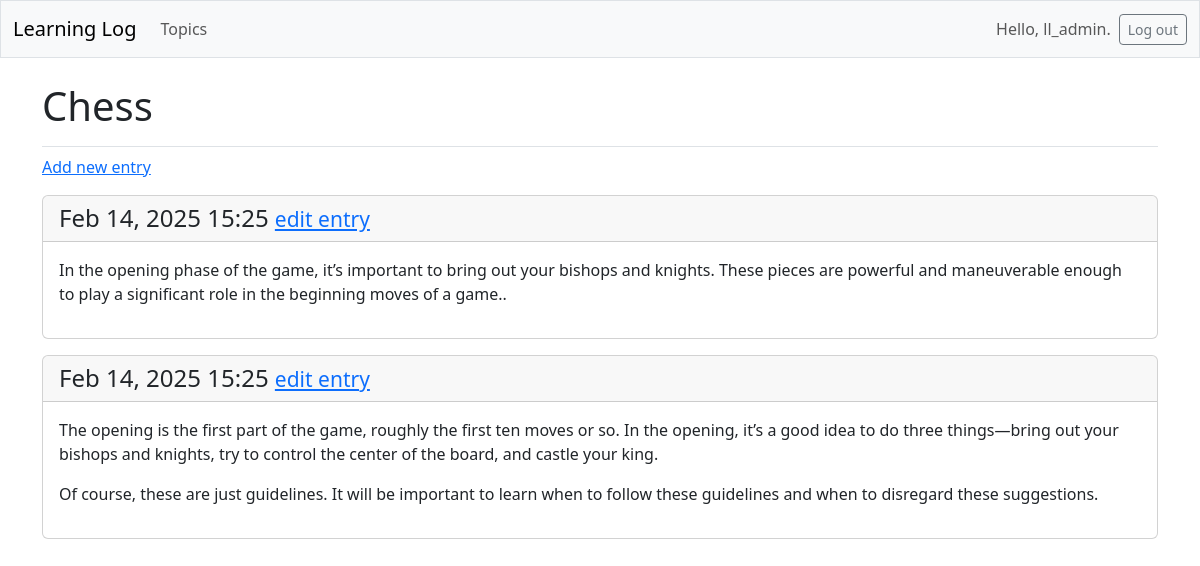
The page /topics/1/ (signed in) on the database its author committed.
### learning_logs/models.py (models this page shows, shortened)
class Topic(models.Model):
    text = models.CharField(max_length=200)
    date_added = models.DateTimeField(auto_now_add=True)
    owner = models.ForeignKey(User, on_delete=models.CASCADE)

class Entry(models.Model):
    topic = models.ForeignKey(Topic, on_delete=models.CASCADE)
    text = models.TextField()
    date_added = models.DateTimeField(auto_now_add=True)
    class Meta:
        verbose_name_plural = "entries"

### learning_logs/views.py (the view)
# urls.py: path("topics/<int:topic_id>/", views.topic, name="topic"),
@login_required
def topic(request, topic_id):
    topic = Topic.objects.get(id=topic_id)
    check_topic_owner(topic=topic, user=request.user)
    entries = topic.entry_set.order_by("-date_added")
    context = {"topic": topic, "entries": entries}
    return render(request, "learning_logs/topic.html", context)

### learning_logs/views.py (called while the page is built)
def check_topic_owner(topic, user):
    if topic.owner != user:
        raise Http404

### learning_logs/templates/learning_logs/topic.html
{% extends 'learning_logs/base.html' %}
{% block page_header %}
  <h1>{{ topic.text }}</h1>
{% endblock page_header %}
{% block content %}
  <p>
    <a href="{% url 'learning_logs:new_entry' topic.id %}">Add new entry</a>
  </p>
  {% for entry in entries %}
    <div class="card mb-3">
      <h4 class="card-header">
        {{ entry.date_added|date:'M d, Y H:i' }}
        <small><a href="{% url 'learning_logs:edit_entry' entry.id %}">
          edit entry</a></small>
      </h4>
      <div class="card-body">{{ entry.text|linebreaks }}</div>
    </div>
  {% empty %}
    <p>There are no entries for this topic yet.</p>
  {% endfor %}
{% endblock content %}

### learning_logs/templates/learning_logs/base.html (shortened to what this page needs)
<!doctype html>
<html lang="en">
<head>
  {% load django_bootstrap5 %}
  {% bootstrap_css %}
</head>
<body>
  <nav class="navbar navbar-expand-md navbar-light bg-light mb-4 border">
    <div class="container-fluid">
      <a class="navbar-brand" href="{% url 'learning_logs:index' %}">
          Learning Log</a>
      <div class="collapse navbar-collapse" id="navbarCollapse">
        <ul class="navbar-nav me-auto mb-2 mb-md-0">
          <li class="nav-item">
            <a class="nav-link" href="{% url 'learning_logs:topics' %}">
              Topics</a></li>
        </ul>
        <ul class="navbar-nav ms-auto mb-2 mb-md-0">
          {% if user.is_authenticated %}
            <li class="nav-item">
              <span class="navbar-text me-2">Hello, {{ user.username }}.
                </span></li>
          {% endif %}
        </ul>
        {% if user.is_authenticated %}
          <form action="{% url 'accounts:logout' %}" method='post'>
            <button name='submit' class='btn btn-outline-secondary btn-sm'>
              Log out</button>
          </form>
        {% endif %}
      </div>
    </div>
  </nav>
  <main class="container">
    <div class="pb-2 mb-2 border-bottom">
      {% block page_header %}{% endblock page_header %}
    </div>
    <div>
      {% block content %}{% endblock content %}
    </div>
  </main>
</body>
</html>

### rows shown on the page
Topic: text "Chess"
Entry: date_added "Feb 14, 2025 15:25", text "In the opening phase of the game, it’s important to bring out your bishops and knights. These pieces are powerful and maneuverable enough to play a significant role in the beginning moves of a game.."
Entry: date_added "Feb 14, 2025 15:25", text "The opening is the first part of the game, roughly the first ten moves or so. In the opening, it’s a good idea to do three things—bring out your bishops and knights, try to control the center of the board, and castle your king. Of course, these are just guidelines. It will be important to learn when to follow these guidelines and when to disregard these suggestions."

### other values the page prints
{{ user.username }} "ll_admin"
